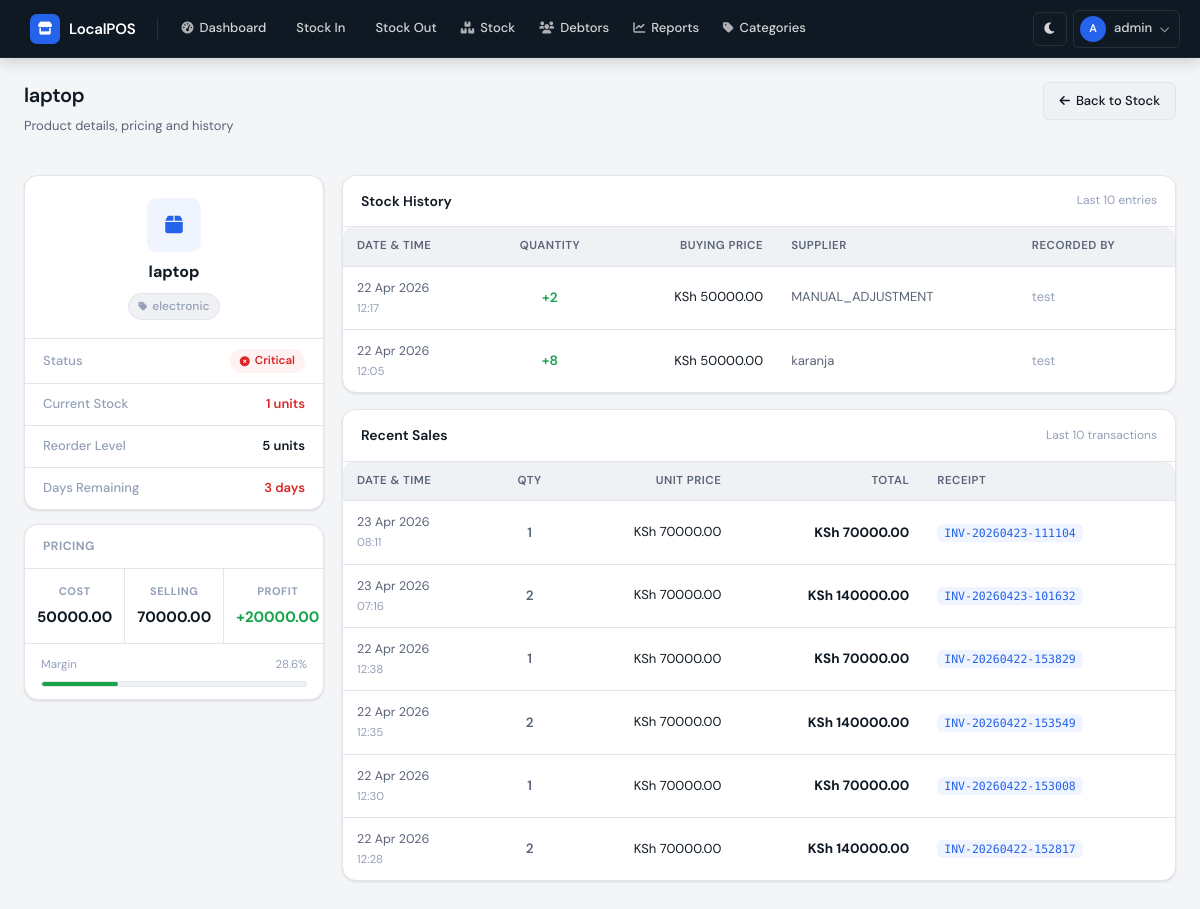
/stock/product/1 (signed in), run on an earlier commit of the app's database.
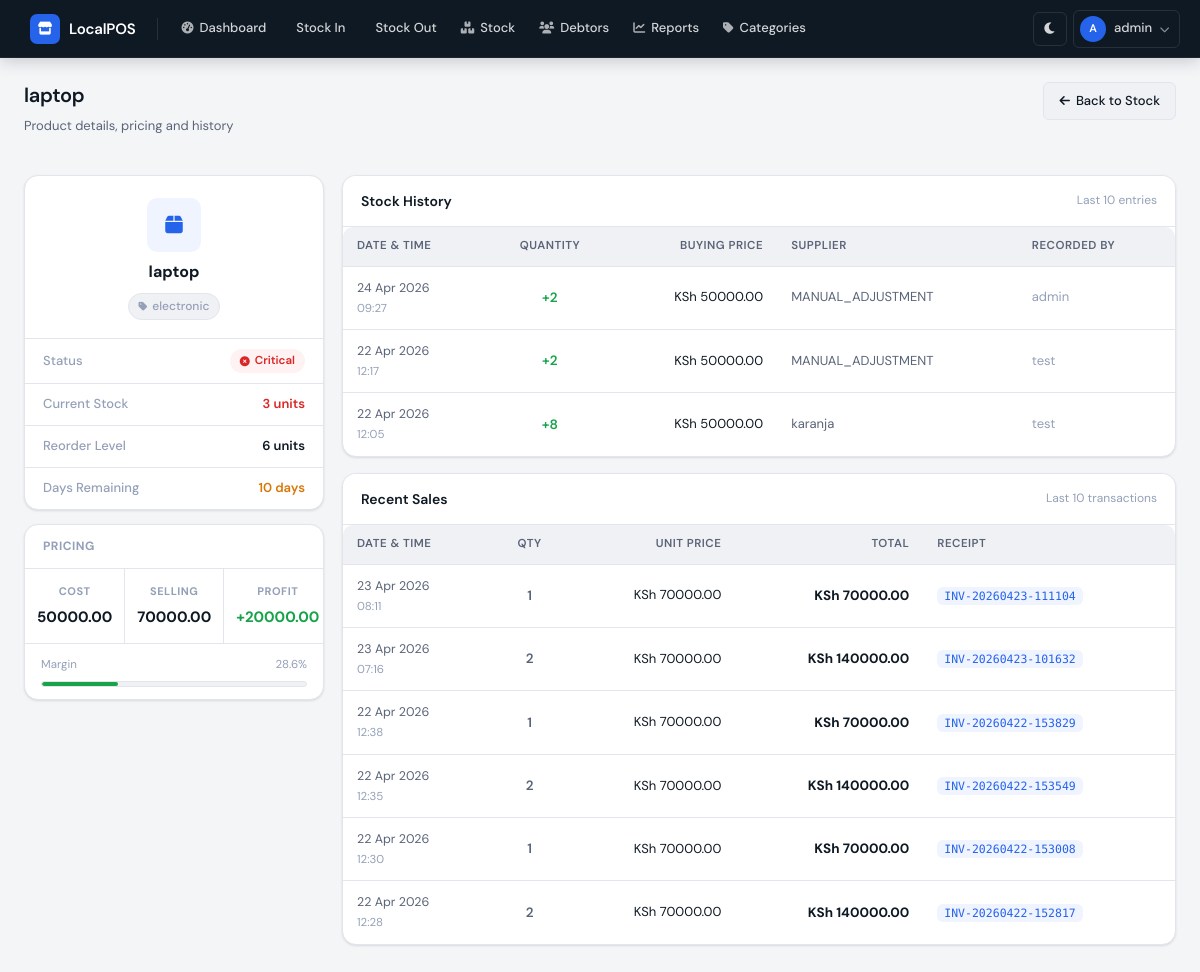
And on a later commit of the database.
### database/models.py (models this page shows)
class Product(db.Model):
    __tablename__ = 'products'
    id = db.Column(db.Integer, primary_key=True)
    name = db.Column(db.String(200), nullable=False)
    category_id = db.Column(db.Integer, db.ForeignKey('categories.id'), nullable=False)
    current_stock = db.Column(db.Integer, default=0)
    reorder_level = db.Column(db.Integer, default=5)
    buying_price = db.Column(db.Float, default=0.0)
    selling_price = db.Column(db.Float, default=0.0)
    unit_type = db.Column(db.String(50), default='piece')  # piece, crate, kg, meter
    unit_conversion = db.Column(db.Integer, default=1)  # e.g., 1 crate = 24 bottles
    image_filename = db.Column(db.String(200), nullable=True)
    is_active = db.Column(db.Boolean, default=True)
    created_at = db.Column(db.DateTime, default=datetime.utcnow)
    updated_at = db.Column(db.DateTime, default=datetime.utcnow, onupdate=datetime.utcnow)
    variants = db.relationship('ProductVariant', backref='product', lazy=True)
    stock_entries = db.relationship('StockEntry', backref='product', lazy=True)
    sale_items = db.relationship('SaleItem', backref='product', lazy=True)

class StockEntry(db.Model):
    __tablename__ = 'stock_entries'
    id = db.Column(db.Integer, primary_key=True)
    product_id = db.Column(db.Integer, db.ForeignKey('products.id'), nullable=False)
    quantity = db.Column(db.Integer, nullable=False)
    buying_price = db.Column(db.Float, nullable=False)
    selling_price = db.Column(db.Float, nullable=False)
    supplier = db.Column(db.String(200))
    notes = db.Column(db.Text)
    entry_date = db.Column(db.DateTime, default=datetime.utcnow)
    user_id = db.Column(db.Integer, db.ForeignKey('users.id'), nullable=False)

class User(UserMixin, db.Model):
    __tablename__ = 'users'
    id = db.Column(db.Integer, primary_key=True)
    username = db.Column(db.String(80), unique=True, nullable=False)
    password_hash = db.Column(db.String(200), nullable=False)
    full_name = db.Column(db.String(100), nullable=False)
    is_active = db.Column(db.Boolean, default=True)
    created_at = db.Column(db.DateTime, default=datetime.utcnow)
    stock_entries = db.relationship('StockEntry', backref='user', lazy=True)
    sales = db.relationship('Sale', backref='user', lazy=True)
    payments = db.relationship('Payment', backref='user', lazy=True)

class SaleItem(db.Model):
    __tablename__ = 'sale_items'
    id = db.Column(db.Integer, primary_key=True)
    sale_id = db.Column(db.Integer, db.ForeignKey('sales.id'), nullable=False)
    product_id = db.Column(db.Integer, db.ForeignKey('products.id'), nullable=False)
    quantity = db.Column(db.Integer, nullable=False)
    price_at_sale = db.Column(db.Float, nullable=False)
    total = db.Column(db.Float, nullable=False)
    variant_id = db.Column(db.Integer, db.ForeignKey('product_variants.id'), nullable=True)

class Sale(db.Model):
    __tablename__ = 'sales'
    id = db.Column(db.Integer, primary_key=True)
    receipt_number = db.Column(db.String(50), unique=True, nullable=False)
    total_amount = db.Column(db.Float, nullable=False)
    discount = db.Column(db.Float, default=0.0)
    final_amount = db.Column(db.Float, nullable=False)
    payment_method = db.Column(db.String(20), nullable=False)  # cash, mpesa, credit
    amount_paid = db.Column(db.Float, nullable=False)
    balance = db.Column(db.Float, default=0.0)
    customer_name = db.Column(db.String(100))
    customer_phone = db.Column(db.String(20))
    notes = db.Column(db.Text)
    sale_date = db.Column(db.DateTime, default=datetime.utcnow)
    user_id = db.Column(db.Integer, db.ForeignKey('users.id'), nullable=False)
    items = db.relationship('SaleItem', backref='sale', lazy=True)
    debtor = db.relationship('Debtor', backref='sale', uselist=False)

### routes/stock_management.py (the view)
@stock_bp.route('/product/<int:product_id>')
@login_required
def product_detail(product_id):
    product = Product.query.get_or_404(product_id)
    stock_history = StockEntry.query.filter_by(product_id=product_id)\
        .order_by(StockEntry.entry_date.desc())\
        .limit(10)\
        .all()
    recent_sales = SaleItem.query.filter_by(product_id=product_id)\
        .join(SaleItem.sale)\
        .order_by(Sale.sale_date.desc())\
        .limit(10)\
        .all()
    product.stock_status = get_stock_status(product)
    product.days_remaining = calculate_days_remaining(product)
    return render_template('product_detail.html',
                         product=product,
                         stock_history=stock_history,
                         recent_sales=recent_sales)

### app.py (called while the page is built)
@login_manager.user_loader
def load_user(user_id):
    return User.query.get(int(user_id))

### routes/stock_management.py (called while the page is built)
def calculate_days_remaining(product):
    if product.current_stock <= 0:
        return 0
    thirty_days_ago = datetime.utcnow() - timedelta(days=30)
    avg_daily_sales = db.session.query(
        func.coalesce(func.sum(SaleItem.quantity) / 30.0, 0)
    ).filter(
        SaleItem.product_id == product.id,
        SaleItem.sale.has(Sale.sale_date >= thirty_days_ago)
    ).scalar()
    if avg_daily_sales <= 0:
        return 999  # No sales, unlimited days
    days = int(product.current_stock / avg_daily_sales)
    return days

def get_stock_status(product):
    if product.current_stock <= 0:
        return {'status': 'out_of_stock', 'color': 'danger', 'text': 'Out of Stock'}
    elif product.current_stock <= product.reorder_level:
        return {'status': 'critical', 'color': 'danger', 'text': 'Critical'}
    elif product.current_stock <= product.reorder_level * 2:
        return {'status': 'low', 'color': 'warning', 'text': 'Low'}
    else:
        return {'status': 'healthy', 'color': 'success', 'text': 'Healthy'}

### templates/product_detail.html (shortened to what the changed rows need)
{% extends "base.html" %}
{% block content %}
{% set profit_per_unit = product.selling_price - product.buying_price %}
{% set margin_pct = (profit_per_unit / product.selling_price * 100) if product.selling_price > 0 else 0 %}
{% set s = product.stock_status.color %}
<div class="page-header">
    <div>
        <h1 class="page-title">{{ product.name }}</h1>
        <p class="page-subtitle">Product details, pricing and history</p>
    </div>
</div>
<div class="product-grid">
    <div class="product-sidebar">
        <div class="product-identity">
            <div class="product-identity-top">
                <div class="product-avatar">
                    <i class="fas fa-box"></i>
                </div>
                <div class="product-title">{{ product.name }}</div>
                <div class="product-category-tag">
                    <i class="fas fa-tag" style="font-size:10px;"></i>
                    {{ product.category.name }}
                </div>
            </div>
            <div class="info-list">
                <div class="info-row">
                    <span class="info-label">Current Stock</span>
                    <span class="info-value
                        {{ 'text-danger'  if s == 'danger'  else
                           'text-warning' if s == 'warning' else '' }}">
                        {{ product.current_stock }} units
                    </span>
                </div>
                <div class="info-row">
                    <span class="info-label">Reorder Level</span>
                    <span class="info-value">{{ product.reorder_level }} units</span>
                </div>
                <div class="info-row">
                    <span class="info-value">
                        {% if product.days_remaining == 999 %}
                            <span style="color:var(--text-muted); font-weight:400;">
                                No sales data
                            </span>
                        {% else %}
                            <span class="{{ 'text-danger' if product.days_remaining < 7 else
                                           'text-warning' if product.days_remaining < 14 else '' }}">
                                {{ product.days_remaining }} days
                            </span>
                        {% endif %}
                    </span>
                </div>
            </div>
        </div>
        <div class="pricing-card">
            <div class="pricing-grid">
                <div class="pricing-item">
                    <div class="pricing-label">Cost</div>
                    <div class="pricing-value">
                        {{ "%.2f"|format(product.buying_price) }}
                    </div>
                </div>
                <div class="pricing-item">
                    <div class="pricing-label">Selling</div>
                    <div class="pricing-value">
                        {{ "%.2f"|format(product.selling_price) }}
                    </div>
                </div>
            </div>
        </div>
    </div>
    <div class="main-content">
        <div class="card">
            <div class="table-wrapper">
                <table>
                    <thead>
                        <tr>
                            <th>Date &amp; Time</th>
                            <th style="text-align:center;">Quantity</th>
                            <th class="col-hide-sm" style="text-align:right;">Buying Price</th>
                            <th class="col-hide-sm">Supplier</th>
                            <th>Recorded By</th>
                        </tr>
                    </thead>
                    <tbody>
                        {% for entry in stock_history %}
                        <tr>
                            <td class="date-cell">
                                {{ entry.entry_date.strftime('%d %b %Y') }}<br>
                                <span style="font-size:11.5px; color:var(--text-muted);">
                                    {{ entry.entry_date.strftime('%H:%M') }}
                                </span>
                            </td>
                            <td style="text-align:center;">
                                <span class="{{ 'qty-negative' if entry.quantity < 0 else 'qty-positive' }}">
                                    {{ '+' if entry.quantity > 0 else '' }}{{ entry.quantity }}
                                </span>
                            </td>
                            <td class="col-hide-sm" style="text-align:right;
                                font-variant-numeric:tabular-nums; font-size:13px;">
                                KSh {{ "%.2f"|format(entry.buying_price) }}
                            </td>
                            <td class="col-hide-sm"
                                style="font-size:13px; color:var(--text-secondary);">
                                {{ entry.supplier or '—' }}
                            </td>
                            <td style="font-size:13px; color:var(--text-muted);">
                                {{ entry.user.username }}
                            </td>
                        </tr>
                        {% else %}
                        <tr class="no-data-row">
                            <td colspan="5">No stock history recorded yet</td>
                        </tr>
                        {% endfor %}
                    </tbody>
                </table>
            </div>
        </div>
        <div class="card">
            <div class="table-wrapper">
                <table>
                    <thead>
                        <tr>
                            <th>Date &amp; Time</th>
                            <th style="text-align:center;">Qty</th>
                            <th class="col-hide-sm" style="text-align:right;">Unit Price</th>
                            <th style="text-align:right;">Total</th>
                            <th>Receipt</th>
                        </tr>
                    </thead>
                    <tbody>
                        {% for item in recent_sales %}
                        <tr>
                            <td class="date-cell">
                                {{ item.sale.sale_date.strftime('%d %b %Y') }}<br>
                                <span style="font-size:11.5px; color:var(--text-muted);">
                                    {{ item.sale.sale_date.strftime('%H:%M') }}
                                </span>
                            </td>
                            <td style="text-align:center; font-weight:600;
                                       color:var(--text-secondary);">
                                {{ item.quantity }}
                            </td>
                            <td class="col-hide-sm" style="text-align:right;
                                font-variant-numeric:tabular-nums; font-size:13px;">
                                KSh {{ "%.2f"|format(item.price_at_sale) }}
                            </td>
                            <td style="text-align:right; font-weight:700;
                                       font-variant-numeric:tabular-nums;">
                                KSh {{ "%.2f"|format(item.total) }}
                            </td>
                            <td>
                                <span class="receipt-code">
                                    {{ item.sale.receipt_number }}
                                </span>
                            </td>
                        </tr>
                        {% else %}
                        <tr class="no-data-row">
                            <td colspan="5">No sales recorded for this product yet</td>
                        </tr>
                        {% endfor %}
                    </tbody>
                </table>
            </div>
        </div>
    </div>
</div>
{% endblock %}

What changed in the data, as far as the page shows it:
changed Product "laptop": current_stock "1" → "3"; reorder_level "5" → "6"
added StockEntry: entry_date "24 Apr 2026", entry_date "09:27", quantity "+", quantity "2", buying_price "50000.00", supplier "MANUAL_ADJUSTMENT", user.username "admin"
Also different on the page:
{{ product.days_remaining }}: "3" → "10"
